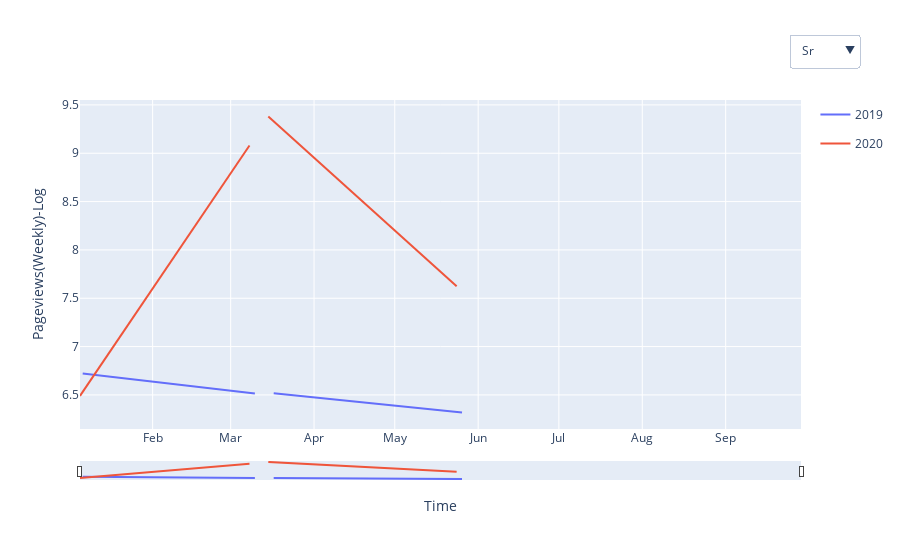

The cell this chart's notebook holds for it:
### Markdown cell above
### 3.4  Figure of 'Covid' and event 'Mobility' for all countries

**coun_time_rdd.html**

### Code cell
plot = go.Figure()
event = 'Mobility'
category = 'covid'

for language in languages:
    df = daily[(daily['language'] == language)*(daily['category'] == category)*(daily['event'] == event)].copy()

    df['year'] = df['year'].astype(str)
    if language == 'it':
        fig=px.line(df, x='time', y="bestfit",color = 'year',line_group = 'intervention_flag')
    else:
        fig=px.line(df, x='time', y="bestfit",color = 'year',line_group = 'intervention_flag').update_traces(visible=False, selector=lambda t: t.name in ["2019","2020"])
        
    fig.add_scatter(x=df[df['year'] == '2019']['time'], y=df[df['year'] == '2019']["pageview"],mode='markers',name = '2019',visible=False,)
    fig.add_scatter(x=df[df['year'] == '2020']['time'], y=df[df['year'] == '2020']["pageview"],mode='markers',name = '2020',visible=False,)
    plot.add_traces(fig.data)
    
plot.update_layout(
    updatemenus=[
        dict(
            active=1,
            buttons=list([
                dict(label="None",
                     method="update",
                     args=[{"visible": [False]*78},
                           {"title": "No Selection"}]),
            ])+list([
                dict(label=(str(k).capitalize()),
                     method='update',
                    args=[{'visible':[False]*6*i+[True]*6+[False]*6*(12-i)},
                          {'title':str(k).capitalize()}],)
                for i,k in enumerate(languages)
            ]),
            showactive = True,
            x = 1.08,
            xanchor = 'right',
            y = 1.2,
            yanchor = 'top',
            
        )
    ])

plot.update_xaxes(
    dtick="M1",
    tickformat="%b")

plot.update_xaxes(rangeslider_visible=True,rangeslider_thickness = 0.05)
plot.update_layout(xaxis_title = 'Time', 
                  yaxis_title = 'Pageviews(Weekly)-Log',)

plot.write_html(path+'coun_time_rdd.html')
plot.show()
